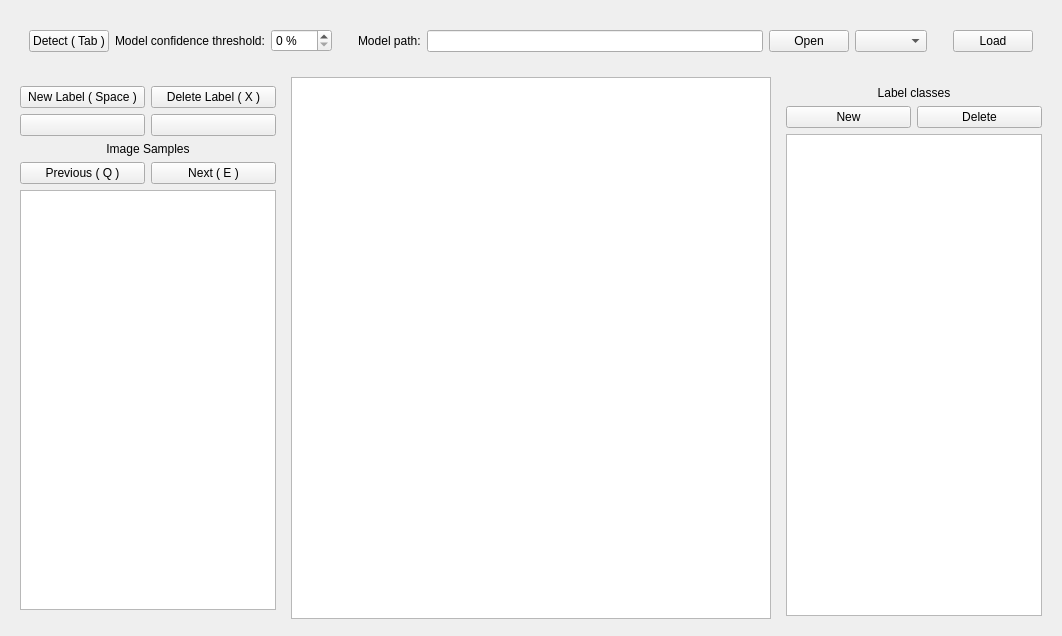
<?xml version="1.0" encoding="UTF-8"?>
<ui version="4.0">
 <class>DataLabeler</class>
 <widget class="QWidget" name="DataLabeler">
  <property name="geometry">
   <rect>
    <x>0</x>
    <y>0</y>
    <width>1062</width>
    <height>636</height>
   </rect>
  </property>
  <property name="windowTitle">
   <string>Form</string>
  </property>
  <layout class="QGridLayout" name="gridLayout" columnstretch="0,1,0">
   <item row="0" column="0" colspan="3">
    <widget class="QWidget" name="toolbarWidget" native="true">
     <property name="sizePolicy">
      <sizepolicy hsizetype="Preferred" vsizetype="Minimum">
       <horstretch>0</horstretch>
       <verstretch>0</verstretch>
      </sizepolicy>
     </property>
     <property name="minimumSize">
      <size>
       <width>0</width>
       <height>60</height>
      </size>
     </property>
     <property name="maximumSize">
      <size>
       <width>16777215</width>
       <height>60</height>
      </size>
     </property>
     <layout class="QHBoxLayout" name="horizontalLayout_3">
      <item>
       <widget class="QWidget" name="autodetectWidget" native="true">
        <layout class="QHBoxLayout" name="horizontalLayout_4">
         <item>
          <widget class="QPushButton" name="autoDetectButton">
           <property name="text">
            <string>Detect ( Tab )</string>
           </property>
          </widget>
         </item>
         <item>
          <layout class="QVBoxLayout" name="verticalLayout"/>
         </item>
         <item>
          <widget class="QLabel" name="modelThresholdLabel">
           <property name="text">
            <string>Model confidence threshold:</string>
           </property>
          </widget>
         </item>
         <item>
          <widget class="QSpinBox" name="autoDetectThresholdSpinBox">
           <property name="suffix">
            <string> %</string>
           </property>
           <property name="prefix">
            <string/>
           </property>
           <property name="maximum">
            <number>100</number>
           </property>
          </widget>
         </item>
         <item>
          <spacer name="verticalSpacer_3">
           <property name="orientation">
            <enum>Qt::Orientation::Vertical</enum>
           </property>
           <property name="sizeHint" stdset="0">
            <size>
             <width>20</width>
             <height>40</height>
            </size>
           </property>
          </spacer>
         </item>
         <item>
          <widget class="QLabel" name="modelPathLabel">
           <property name="text">
            <string>Model path:</string>
           </property>
          </widget>
         </item>
         <item>
          <widget class="QLineEdit" name="modelPathLineEdit">
           <property name="sizePolicy">
            <sizepolicy hsizetype="MinimumExpanding" vsizetype="Fixed">
             <horstretch>0</horstretch>
             <verstretch>0</verstretch>
            </sizepolicy>
           </property>
           <property name="minimumSize">
            <size>
             <width>0</width>
             <height>0</height>
            </size>
           </property>
          </widget>
         </item>
         <item>
          <widget class="QPushButton" name="openModelButton">
           <property name="text">
            <string>Open</string>
           </property>
          </widget>
         </item>
         <item>
          <widget class="QComboBox" name="modelVersionComboBox"/>
         </item>
         <item>
          <spacer name="verticalSpacer">
           <property name="orientation">
            <enum>Qt::Orientation::Vertical</enum>
           </property>
           <property name="sizeHint" stdset="0">
            <size>
             <width>20</width>
             <height>40</height>
            </size>
           </property>
          </spacer>
         </item>
         <item>
          <widget class="QPushButton" name="loadModelButton">
           <property name="text">
            <string>Load</string>
           </property>
          </widget>
         </item>
        </layout>
       </widget>
      </item>
     </layout>
    </widget>
   </item>
   <item row="1" column="0">
    <widget class="QWidget" name="imageSamplesWidget" native="true">
     <property name="sizePolicy">
      <sizepolicy hsizetype="Preferred" vsizetype="Preferred">
       <horstretch>0</horstretch>
       <verstretch>0</verstretch>
      </sizepolicy>
     </property>
     <property name="minimumSize">
      <size>
       <width>200</width>
       <height>0</height>
      </size>
     </property>
     <property name="maximumSize">
      <size>
       <width>16777215</width>
       <height>16777215</height>
      </size>
     </property>
     <layout class="QGridLayout" name="gridLayout_3">
      <item row="4" column="0">
       <widget class="QPushButton" name="previousSampleButton">
        <property name="text">
         <string>Previous ( Q )</string>
        </property>
       </widget>
      </item>
      <item row="3" column="0" colspan="2">
       <widget class="QLabel" name="imageSamplesLabel">
        <property name="sizePolicy">
         <sizepolicy hsizetype="Minimum" vsizetype="Minimum">
          <horstretch>0</horstretch>
          <verstretch>0</verstretch>
         </sizepolicy>
        </property>
        <property name="text">
         <string>Image Samples</string>
        </property>
        <property name="alignment">
         <set>Qt::AlignmentFlag::AlignCenter</set>
        </property>
       </widget>
      </item>
      <item row="4" column="1">
       <widget class="QPushButton" name="nextSampleButton">
        <property name="text">
         <string>Next ( E )</string>
        </property>
       </widget>
      </item>
      <item row="5" column="0" colspan="2">
       <widget class="ImageSampleTreeView" name="imageSampleTreeView">
        <property name="sizePolicy">
         <sizepolicy hsizetype="Expanding" vsizetype="Expanding">
          <horstretch>0</horstretch>
          <verstretch>0</verstretch>
         </sizepolicy>
        </property>
       </widget>
      </item>
      <item row="0" column="0">
       <widget class="QPushButton" name="newLabelBoxButton">
        <property name="text">
         <string>New Label ( Space )</string>
        </property>
       </widget>
      </item>
      <item row="2" column="0">
       <widget class="ColorPicker" name="selectedColorPicker">
        <property name="text">
         <string/>
        </property>
       </widget>
      </item>
      <item row="2" column="1">
       <widget class="ColorPicker" name="unselectedColorPicker">
        <property name="text">
         <string/>
        </property>
       </widget>
      </item>
      <item row="0" column="1">
       <widget class="QPushButton" name="deleteLabelBoxButton">
        <property name="text">
         <string>Delete Label ( X )</string>
        </property>
       </widget>
      </item>
     </layout>
    </widget>
   </item>
   <item row="1" column="1">
    <widget class="ZoomGraphicsView" name="graphicsView">
     <property name="sizePolicy">
      <sizepolicy hsizetype="Expanding" vsizetype="Expanding">
       <horstretch>0</horstretch>
       <verstretch>0</verstretch>
      </sizepolicy>
     </property>
    </widget>
   </item>
   <item row="1" column="2" rowspan="2">
    <widget class="QWidget" name="labelsWidget" native="true">
     <property name="sizePolicy">
      <sizepolicy hsizetype="Preferred" vsizetype="Preferred">
       <horstretch>0</horstretch>
       <verstretch>0</verstretch>
      </sizepolicy>
     </property>
     <property name="minimumSize">
      <size>
       <width>150</width>
       <height>0</height>
      </size>
     </property>
     <property name="maximumSize">
      <size>
       <width>16777215</width>
       <height>16777215</height>
      </size>
     </property>
     <layout class="QGridLayout" name="gridLayout_5">
      <item row="1" column="1">
       <widget class="QPushButton" name="deleteClassLabelButton">
        <property name="text">
         <string>Delete</string>
        </property>
       </widget>
      </item>
      <item row="1" column="0">
       <widget class="QPushButton" name="newClassLabelButton">
        <property name="text">
         <string>New</string>
        </property>
       </widget>
      </item>
      <item row="2" column="0" colspan="2">
       <widget class="LabelSelectorTreeView" name="labelSelectorTreeView">
        <property name="sizePolicy">
         <sizepolicy hsizetype="Minimum" vsizetype="Expanding">
          <horstretch>0</horstretch>
          <verstretch>0</verstretch>
         </sizepolicy>
        </property>
        <property name="minimumSize">
         <size>
          <width>0</width>
          <height>0</height>
         </size>
        </property>
       </widget>
      </item>
      <item row="0" column="0" colspan="2">
       <widget class="QLabel" name="labelClassesLabel">
        <property name="sizePolicy">
         <sizepolicy hsizetype="Minimum" vsizetype="Minimum">
          <horstretch>0</horstretch>
          <verstretch>0</verstretch>
         </sizepolicy>
        </property>
        <property name="text">
         <string>Label classes</string>
        </property>
        <property name="alignment">
         <set>Qt::AlignmentFlag::AlignCenter</set>
        </property>
       </widget>
      </item>
     </layout>
    </widget>
   </item>
  </layout>
 </widget>
 <customwidgets>
  <customwidget>
   <class>ImageSampleTreeView</class>
   <extends>QTreeView</extends>
   <header>app.widgets.ImageSampleTreeView</header>
  </customwidget>
  <customwidget>
   <class>LabelSelectorTreeView</class>
   <extends>QTreeView</extends>
   <header>app.widgets.LabelSelectorTreeView</header>
  </customwidget>
  <customwidget>
   <class>ColorPicker</class>
   <extends>QPushButton</extends>
   <header>app.widgets.ColorPicker</header>
  </customwidget>
  <customwidget>
   <class>ZoomGraphicsView</class>
   <extends>QGraphicsView</extends>
   <header>app.widgets.ZoomGraphicsView</header>
  </customwidget>
 </customwidgets>
 <resources/>
 <connections/>
</ui>
